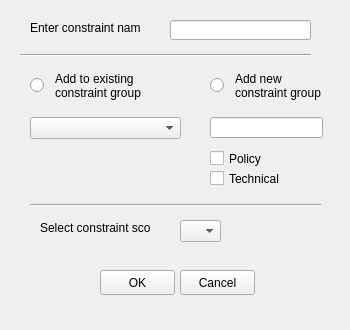
<?xml version="1.0" encoding="UTF-8"?>
<ui version="4.0">
 <class>DockWidget</class>
 <widget class="QDockWidget" name="DockWidget">
  <property name="geometry">
   <rect>
    <x>0</x>
    <y>0</y>
    <width>350</width>
    <height>330</height>
   </rect>
  </property>
  <property name="minimumSize">
   <size>
    <width>350</width>
    <height>330</height>
   </size>
  </property>
  <property name="maximumSize">
   <size>
    <width>350</width>
    <height>330</height>
   </size>
  </property>
  <property name="windowTitle">
   <string>Save constraint</string>
  </property>
  <widget class="QWidget" name="dockWidgetContents">
   <widget class="QRadioButton" name="addNewConstraint_radioButton">
    <property name="geometry">
     <rect>
      <x>210</x>
      <y>70</y>
      <width>121</width>
      <height>31</height>
     </rect>
    </property>
    <property name="text">
     <string/>
    </property>
    <attribute name="buttonGroup">
     <string notr="true">buttonGroup_2</string>
    </attribute>
   </widget>
   <widget class="QPushButton" name="ok_pushButton">
    <property name="geometry">
     <rect>
      <x>100</x>
      <y>270</y>
      <width>75</width>
      <height>25</height>
     </rect>
    </property>
    <property name="text">
     <string>OK</string>
    </property>
   </widget>
   <widget class="QRadioButton" name="existingConstraint_radioButton">
    <property name="geometry">
     <rect>
      <x>30</x>
      <y>70</y>
      <width>151</width>
      <height>31</height>
     </rect>
    </property>
    <property name="text">
     <string/>
    </property>
    <attribute name="buttonGroup">
     <string notr="true">buttonGroup_2</string>
    </attribute>
   </widget>
   <widget class="QComboBox" name="existingConstraint_combobox">
    <property name="geometry">
     <rect>
      <x>30</x>
      <y>117</y>
      <width>151</width>
      <height>22</height>
     </rect>
    </property>
   </widget>
   <widget class="QLineEdit" name="addNewConstraint_lineEdit">
    <property name="geometry">
     <rect>
      <x>210</x>
      <y>117</y>
      <width>113</width>
      <height>21</height>
     </rect>
    </property>
    <property name="maxLength">
     <number>200</number>
    </property>
    <property name="readOnly">
     <bool>false</bool>
    </property>
   </widget>
   <widget class="QPushButton" name="cancel_pushButton">
    <property name="geometry">
     <rect>
      <x>180</x>
      <y>270</y>
      <width>75</width>
      <height>25</height>
     </rect>
    </property>
    <property name="text">
     <string>Cancel</string>
    </property>
   </widget>
   <widget class="QLabel" name="existing_constraint_group_label">
    <property name="geometry">
     <rect>
      <x>55</x>
      <y>70</y>
      <width>131</width>
      <height>31</height>
     </rect>
    </property>
    <property name="text">
     <string>Add to existing constraint group</string>
    </property>
    <property name="wordWrap">
     <bool>true</bool>
    </property>
   </widget>
   <widget class="QLabel" name="new_constraint_group_label">
    <property name="geometry">
     <rect>
      <x>235</x>
      <y>70</y>
      <width>101</width>
      <height>31</height>
     </rect>
    </property>
    <property name="text">
     <string>Add new constraint group</string>
    </property>
    <property name="wordWrap">
     <bool>true</bool>
    </property>
   </widget>
   <widget class="QLabel" name="constraint_name_label">
    <property name="geometry">
     <rect>
      <x>30</x>
      <y>20</y>
      <width>111</width>
      <height>16</height>
     </rect>
    </property>
    <property name="text">
     <string>Enter constraint name</string>
    </property>
   </widget>
   <widget class="QLineEdit" name="constraint_name_lineEdit">
    <property name="geometry">
     <rect>
      <x>170</x>
      <y>20</y>
      <width>141</width>
      <height>20</height>
     </rect>
    </property>
   </widget>
   <widget class="Line" name="line">
    <property name="geometry">
     <rect>
      <x>30</x>
      <y>195</y>
      <width>291</width>
      <height>20</height>
     </rect>
    </property>
    <property name="orientation">
     <enum>Qt::Horizontal</enum>
    </property>
   </widget>
   <widget class="QLabel" name="label">
    <property name="geometry">
     <rect>
      <x>40</x>
      <y>220</y>
      <width>111</width>
      <height>16</height>
     </rect>
    </property>
    <property name="text">
     <string>Select constraint score</string>
    </property>
   </widget>
   <widget class="QComboBox" name="score_comboBox">
    <property name="geometry">
     <rect>
      <x>180</x>
      <y>220</y>
      <width>41</width>
      <height>22</height>
     </rect>
    </property>
   </widget>
   <widget class="Line" name="line_2">
    <property name="geometry">
     <rect>
      <x>20</x>
      <y>45</y>
      <width>291</width>
      <height>20</height>
     </rect>
    </property>
    <property name="orientation">
     <enum>Qt::Horizontal</enum>
    </property>
   </widget>
   <widget class="QCheckBox" name="policy_checkBox">
    <property name="geometry">
     <rect>
      <x>210</x>
      <y>150</y>
      <width>70</width>
      <height>17</height>
     </rect>
    </property>
    <property name="text">
     <string>Policy</string>
    </property>
    <property name="autoExclusive">
     <bool>true</bool>
    </property>
    <attribute name="buttonGroup">
     <string notr="true">buttonGroup</string>
    </attribute>
   </widget>
   <widget class="QCheckBox" name="technical_checkBox">
    <property name="geometry">
     <rect>
      <x>210</x>
      <y>170</y>
      <width>70</width>
      <height>17</height>
     </rect>
    </property>
    <property name="text">
     <string>Technical</string>
    </property>
    <property name="autoExclusive">
     <bool>true</bool>
    </property>
    <attribute name="buttonGroup">
     <string notr="true">buttonGroup</string>
    </attribute>
   </widget>
   <zorder>new_constraint_group_label</zorder>
   <zorder>existing_constraint_group_label</zorder>
   <zorder>ok_pushButton</zorder>
   <zorder>existingConstraint_combobox</zorder>
   <zorder>addNewConstraint_lineEdit</zorder>
   <zorder>cancel_pushButton</zorder>
   <zorder>constraint_name_label</zorder>
   <zorder>constraint_name_lineEdit</zorder>
   <zorder>line</zorder>
   <zorder>addNewConstraint_radioButton</zorder>
   <zorder>existingConstraint_radioButton</zorder>
   <zorder>label</zorder>
   <zorder>score_comboBox</zorder>
   <zorder>line_2</zorder>
   <zorder>policy_checkBox</zorder>
   <zorder>technical_checkBox</zorder>
  </widget>
 </widget>
 <resources/>
 <connections/>
 <buttongroups>
  <buttongroup name="buttonGroup_2"/>
  <buttongroup name="buttonGroup"/>
 </buttongroups>
</ui>
